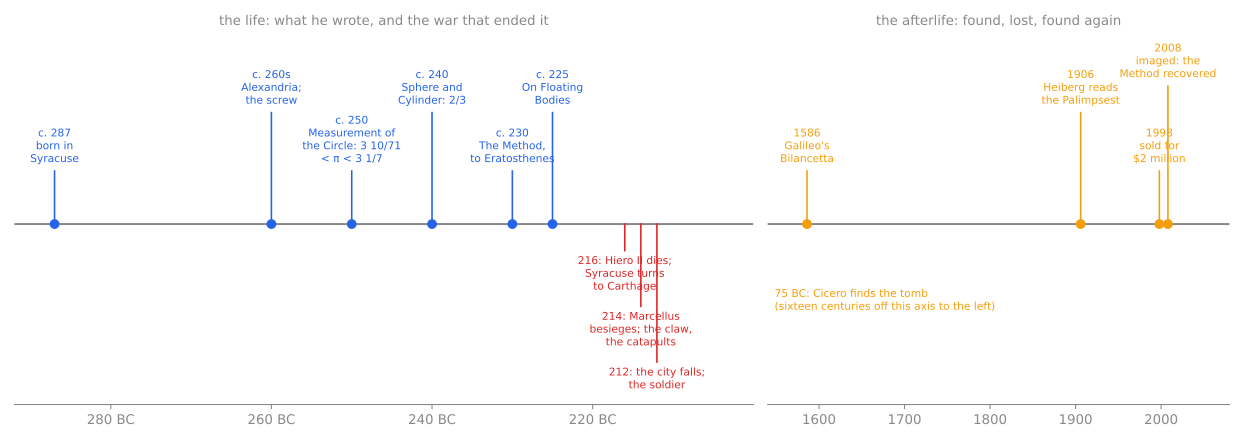

The script that saved this image:
"""Archimedes' life and afterlife: the works above the line, the wars and the finders below it.

Run:  python3 archimedes-timeline.py   -> archimedes-timeline.svg
"""
import matplotlib
matplotlib.use("Agg")
import matplotlib.pyplot as plt
G = "#888"
# left panel: his life (BC, so negative years); right panel: the afterlife
fig, (ax, bx) = plt.subplots(1, 2, figsize=(13, 4.6), gridspec_kw=dict(width_ratios=[1.6, 1])); fig.patch.set_alpha(0)
for a in (ax, bx):
    a.set_facecolor("none"); a.set_yticks([]); a.tick_params(colors=G)
    for s in a.spines.values(): s.set_color(G)
    for k in ("left", "right", "top"): a.spines[k].set_visible(False)
    a.axhline(0, color=G, lw=1.5)
work = [(-287, "c. 287\nborn in\nSyracuse"), (-260, "c. 260s\nAlexandria;\nthe screw"), (-250, "c. 250\nMeasurement of\nthe Circle: 3 10/71\n< π < 3 1/7"), (-240, "c. 240\nSphere and\nCylinder: 2/3"), (-230, "c. 230\nThe Method,\nto Eratosthenes"), (-225, "c. 225\nOn Floating\nBodies")]
feud = [(-216, "216: Hiero II dies;\nSyracuse turns\nto Carthage"), (-214, "214: Marcellus\nbesieges; the claw,\nthe catapults"), (-212, "212: the city falls;\nthe soldier")]
ax.set_xlim(-292, -200); ax.set_ylim(-3.4, 3.6)
for i, (x, lab) in enumerate(work):
    h = 1.0 if i % 2 == 0 else 2.1
    ax.plot([x, x], [0, h], color="#2563eb", lw=1.2); ax.scatter([x], [0], s=40, color="#2563eb", zorder=3)
    ax.text(x, h + 0.1, lab, ha="center", va="bottom", fontsize=8, color="#2563eb")
for i, (x, lab) in enumerate(feud):
    h = [-0.5, -1.55, -2.6][i]
    ax.plot([x, x], [0, h], color="#dc2626", lw=1.2); ax.text(x, h - 0.08, lab, ha="center", va="top", fontsize=8, color="#dc2626")
ax.set_xticks([-280, -260, -240, -220]); ax.set_xticklabels(["280 BC", "260 BC", "240 BC", "220 BC"])
ax.set_title("the life: what he wrote, and the war that ended it", color=G, fontsize=10)
after = [(1586, "1586\nGalileo's\nBilancetta"), (1906, "1906\nHeiberg reads\nthe Palimpsest"), (1998, "1998\nsold for\n$2 million"), (2008, "2008\nimaged: the\nMethod recovered")]
bx.set_xlim(1540, 2080); bx.set_ylim(-3.4, 3.6)
bx.text(1548, -1.2, "75 BC: Cicero finds the tomb\n(sixteen centuries off this axis to the left)", fontsize=8, color="#f59e0b", va="top")
for i, (x, lab) in enumerate(after):
    h = [1.0, 2.1, 1.0, 2.6][i]
    bx.plot([x, x], [0, h], color="#f59e0b", lw=1.2); bx.scatter([x], [0], s=40, color="#f59e0b", zorder=3)
    bx.text(x, h + 0.1, lab, ha="center", va="bottom", fontsize=8, color="#f59e0b")
bx.set_xticks([1600, 1700, 1800, 1900, 2000])
bx.set_title("the afterlife: found, lost, found again", color=G, fontsize=10)
fig.tight_layout(); fig.savefig("archimedes-timeline.svg", transparent=True); print("wrote archimedes-timeline.svg")
